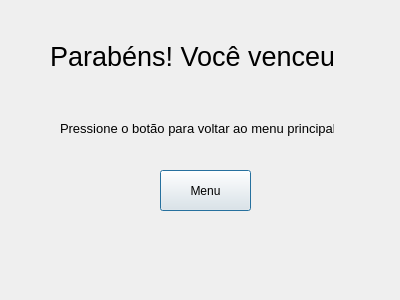
<?xml version="1.0" encoding="UTF-8"?>
<ui version="4.0">
 <class>endGame</class>
 <widget class="QDialog" name="endGame">
  <property name="geometry">
   <rect>
    <x>0</x>
    <y>0</y>
    <width>400</width>
    <height>300</height>
   </rect>
  </property>
  <property name="windowTitle">
   <string>Dialog</string>
  </property>
  <widget class="QLabel" name="label">
   <property name="geometry">
    <rect>
     <x>50</x>
     <y>40</y>
     <width>283</width>
     <height>33</height>
    </rect>
   </property>
   <property name="font">
    <font>
     <pointsize>20</pointsize>
    </font>
   </property>
   <property name="text">
    <string>Parabéns! Você venceu!</string>
   </property>
  </widget>
  <widget class="QPushButton" name="menuButton">
   <property name="geometry">
    <rect>
     <x>160</x>
     <y>170</y>
     <width>91</width>
     <height>41</height>
    </rect>
   </property>
   <property name="text">
    <string>Menu</string>
   </property>
  </widget>
  <widget class="QLabel" name="label_2">
   <property name="geometry">
    <rect>
     <x>60</x>
     <y>120</y>
     <width>274</width>
     <height>16</height>
    </rect>
   </property>
   <property name="font">
    <font>
     <pointsize>10</pointsize>
    </font>
   </property>
   <property name="text">
    <string>Pressione o botão para voltar ao menu principal</string>
   </property>
  </widget>
 </widget>
 <resources/>
 <connections/>
</ui>
